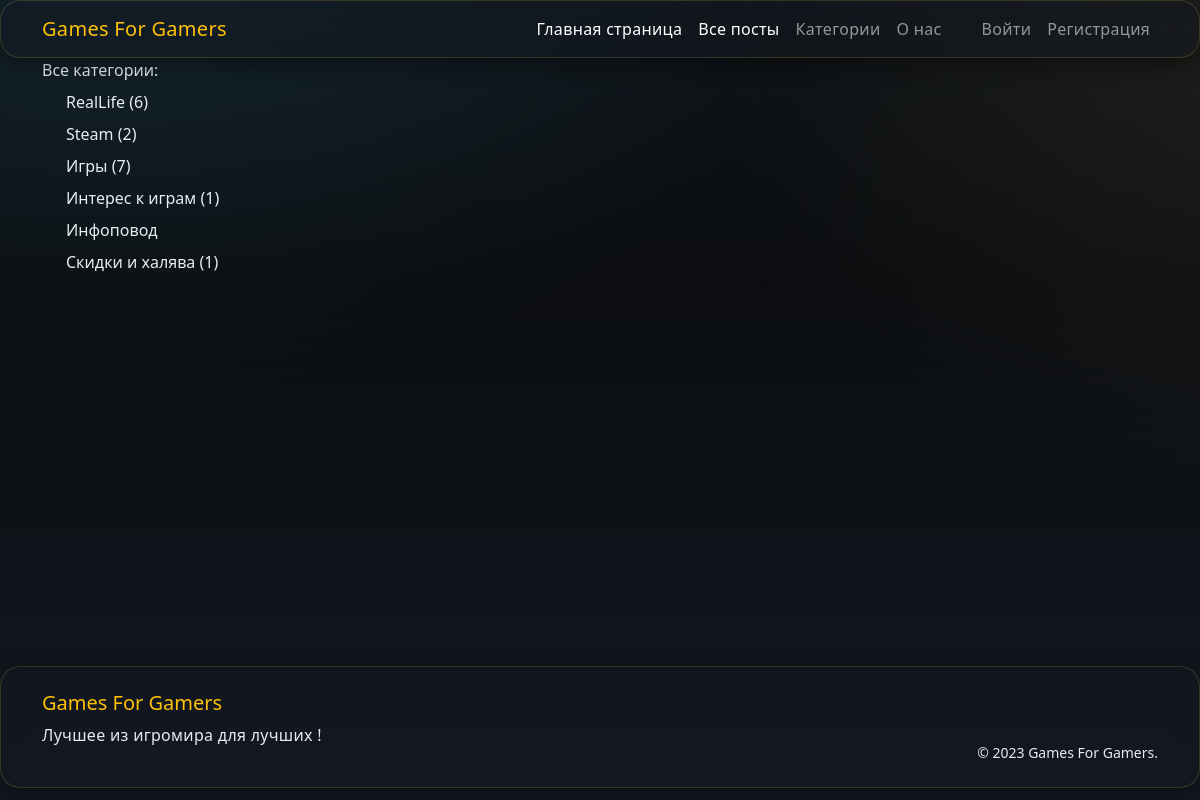
The page /category/ on the database its author committed.
### gamenews/models.py (models this page shows, shortened)
class Category(models.Model):
    title = models.CharField(max_length=50, verbose_name="Название", db_index=True)
    slug = models.SlugField(unique=True, verbose_name="Слаг")
    class Meta:
        verbose_name = "Категория"
        verbose_name_plural = "Категории"
        ordering = ["title"]

### gamenews/views.py (the view)
# urls.py: path('category/', CategoryView.as_view(), name="category_all"),
class CategoryView(ListView):
    model = Category
    template_name = "gamenews/category_all.html"
    context_object_name = "categories"
    def get_queryset(self):
        return Category.objects.annotate(post_count=Count("posts_by_cat"))
    def get_context_data(self, **kwargs):
        context = super().get_context_data(**kwargs)
        context["title"] = "Все категории"
        return context

### gamenews/templates/gamenews/category_all.html (shortened to what this page needs)
{% extends "base.html" %}
{% block content %}
    Все категории: <br>
    {% for cat in categories %}
        <a href="{% url "category" cat.slug %}" class="nav-link mt-2 ps-4">{{ cat.title }} {% if cat.post_count %}({{ cat.post_count }}){% endif %}</a>
        {% endfor %}
{% endblock content %}

### gamenews/static/gamenews/css/style.css (style rules this page uses)
:root { --bg-0: #0b0d10; --bg-1: #0f1318; --bg-2: #131922; --card: rgba(22, 27, 34, 0.7); --glass: rgba(20, 24, 31, 0.55); --stroke: rgba(230, 195, 86, 0.18); --text: #e6ecf2; --muted: #9aa6b2; --accent: #e6c356; --accent-2: #39d7ff; --accent-2-soft: rgba(57, 215, 255, 0.2); --radius-lg: 20px; --radius-md: 14px; --radius-sm: 10px; --shadow-1: 0 6px 22px rgba(0,0,0,.45); --shadow-2: 0 10px 40px rgba(0,0,0,.55); --ring: 0 0 0 1px var(--stroke), 0 0 0 6px rgba(230,195,86,.06); }
* { box-sizing: border-box; }
html, body { min-height: 100vh; }
body { background: radial-gradient(1200px 800px at 10% -10%, rgba(57,215,255,.10), transparent 60%), radial-gradient(1000px 700px at 110% 10%, rgba(230,195,86,.08), transparent 60%), linear-gradient(180deg, var(--bg-1), var(--bg-0) 35%, var(--bg-2) 100%); color: var(--text); -webkit-font-smoothing: antialiased; -moz-osx-font-smoothing: grayscale; }
a { color: var(--accent-2); text-decoration: none; }

### rows shown on the page
Category: title "RealLife", post_count "6"
Category: title "Steam", post_count "2"
Category: title "Игры", post_count "7"
Category: title "Интерес к играм", post_count "1"
Category: title "Инфоповод"
Category: title "Скидки и халява", post_count "1"
